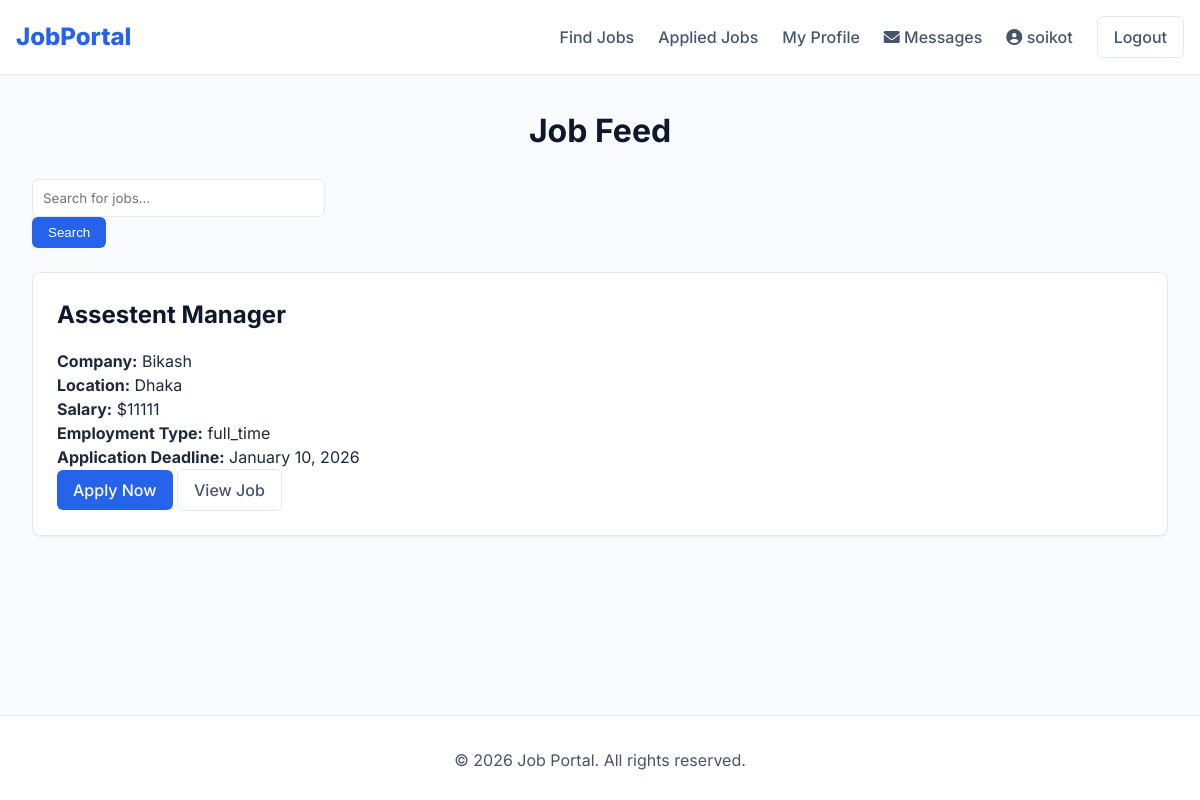
/JobFeed/ (signed in), run on the app's committed database.
### myApp/models.py (models this page shows, shortened)
class Custom_User(AbstractUser):
    USER=[
        ('recruiter','Recruiter'),('jobseeker','JobSeeker')
    ]
    user_type=models.CharField(choices=USER,max_length=120)
    profile_pic=models.ImageField(upload_to="media/profile_pic",null=True)

class JobModel(models.Model):
    JOB_TYPE_CHOICES=[
        ('full_time', 'Full Time'),
        ('part_time', 'Part Time'),
        ('contract', 'Contract'),
        ('internship', 'Internship'),
        ('temporary', 'Temporary'),
    ]
    user=models.ForeignKey(Custom_User,null=True,blank=True,on_delete=models.CASCADE)
    job_title = models.CharField(max_length=200, null=True, blank=True)
    company_name = models.CharField(max_length=200, null=True, blank=True)
    location = models.CharField(max_length=200, null=True, blank=True)
    description = models.TextField(null=True, blank=True)
    salary = models.PositiveIntegerField(null=True, blank=True)
    employment_type = models.CharField(max_length=50, choices=JOB_TYPE_CHOICES, null=True, blank=True)
    posted_date = models.DateTimeField(auto_now_add=True)
    update_date = models.DateTimeField(auto_now=True)
    application_deadline = models.DateTimeField(null=True, blank=True)

### myApp/views.py (the view)
# urls.py: path('JobFeed/', JobFeed, name='JobFeed'),
@login_required
def JobFeed(request):
    jobs = JobModel.objects.all().order_by('-id') # Show newest first
    context = {
        'jobs': jobs
    }
    return render(request, "Common/JobFeed.html", context)

### Template/Common/JobFeed.html
{% extends 'Common/base.html' %}
{% block body %}
<div class="container mt-5">
    <h1 class="text-center mb-4">Job Feed</h1>
    <div class="search-bar mb-4">
        <div class="input-group">
            <form action=" {% url 'searchJob' %} " method="GET">
                <input type="text" class="form-control" name="query" placeholder="Search for jobs..." id="search-input">
                <button class="btn btn-primary" id="search-button">Search</button>
            </form>
        </div>
    </div>
    <div class="job-list">
        {% for job in jobs %}
        <div class="card mb-3 shadow-sm">
            <div class="card-body">
                <h2 class="card-title">{{ job.job_title }}</h2>
                <p class="card-text"><strong>Company:</strong> {{ job.company_name }}</p>
                <p class="card-text"><strong>Location:</strong> {{ job.location }}</p>
                <p class="card-text"><strong>Salary:</strong> ${{ job.salary|default:"Not specified" }}</p>
                <p class="card-text"><strong>Employment Type:</strong> {{ job.employment_type|default:"Not specified" }}
                </p>
                <p class="card-text"><strong>Application Deadline:</strong>
                    {{ job.application_deadline|date:"F j, Y"|default:"Not specified" }}</p>
                {% if request.user.user_type == 'jobseeker' %}
                <a href="{% url 'ApplyNow' job.job_title job.id %}" class="btn btn-primary">Apply Now</a>
                <a href="{% url 'viewJob' job.id %}" class="btn btn-secondary">View Job</a>
                {% endif %}
            </div>
        </div>
        {% empty %}
        <p class="text-center">No jobs available at the moment.</p>
        {% endfor %}
    </div>
</div>
{% endblock body %}

### Template/Common/base.html (shortened to what this page needs)
<!DOCTYPE html>
{% load static %}
<html lang="en">
<head>
  <link rel="stylesheet" href="https://cdnjs.cloudflare.com/ajax/libs/font-awesome/6.0.0-beta3/css/all.min.css">
  <link rel="stylesheet" href="{% static 'css/style.css' %}">
</head>
<body>
  <nav class="navbar">
    <div class="container">
      <a href="{% url 'JobFeed' %}" class="nav-brand">JobPortal</a>
      <div class="nav-menu">
        <a href="{% url 'JobFeed' %}" class="nav-link">Find Jobs</a>
        {% if request.user.is_authenticated %}
        {% if request.user.user_type == 'recruiter' %}
        <a href="{% url 'addJobPage' %}" class="nav-link">Post Job</a>
        <a href="{% url 'createdJob' %}" class="nav-link">My Jobs</a>
        {% else %}
        <a href="{% url 'appliedJob' %}" class="nav-link">Applied Jobs</a>
        <a href="{% url 'MySettingsPage' %}" class="nav-link">My Profile</a>
        {% endif %}
        <a href="{% url 'my_messages' %}" class="nav-link">
          <i class="fas fa-envelope"></i> Messages
        </a>
        <a href="{% url 'profile_view' %}" class="nav-link user-profile">
          <i class="fas fa-user-circle"></i> {{ request.user.username }}
        </a>
        <a href="{% url 'logoutPage' %}" class="btn btn-secondary btn-sm">Logout</a>
        {% else %}
        <a href="{% url 'signinPage' %}" class="nav-link">Login</a>
        <a href="{% url 'signupPage' %}" class="btn btn-primary">Sign Up</a>
        {% endif %}
      </div>
    </div>
  </nav>
  <main class="main-content">
    <div class="container">
      {% block body %}{% endblock %}
    </div>
  </main>
  <footer class="footer">
    <div class="container text-center">
      <p>&copy; 2026 Job Portal. All rights reserved.</p>
    </div>
  </footer>
</body>
</html>

### static/css/style.css (style rules this page uses)
:root { --primary-color: #2563eb; --primary-hover: #1d4ed8; --secondary-color: #64748b; --accent-color: #0f172a; --background-color: #f8fafc; --surface-color: #ffffff; --text-main: #1e293b; --text-secondary: #475569; --border-color: #e2e8f0; --success-color: #10b981; --danger-color: #ef4444; --warning-color: #f59e0b; --radius-sm: 0.375rem; --radius-md: 0.5rem; --radius-lg: 0.75rem; --shadow-sm: 0 1px 2px 0 rgb(0 0 0 / 0.05); --shadow-md: 0 4px 6px -1px rgb(0 0 0 / 0.1), 0 2px 4px -2px rgb(0 0 0 / 0.1); --font-sans: 'Inter', system-ui, -apple-system, sans-serif; }
* { box-sizing: border-box; margin: 0; padding: 0; }
body { font-family: var(--font-sans); background-color: var(--background-color); color: var(--text-main); line-height: 1.5; -webkit-font-smoothing: antialiased; }
a { color: var(--primary-color); text-decoration: none; transition: color 0.2s; }
h1, h2, h3, h4, h5, h6 { font-weight: 700; color: var(--accent-color); margin-bottom: 1rem; }
.container { max-width: 1200px; margin: 0 auto; padding: 0 1rem; }
.main-content { padding: 2rem 0; min-height: 80vh; }
.navbar { background-color: var(--surface-color); border-bottom: 1px solid var(--border-color); padding: 1rem 0; position: sticky; top: 0; z-index: 100; }
.navbar .container { display: flex; justify-content: space-between; align-items: center; }
.nav-brand { font-size: 1.5rem; font-weight: 800; color: var(--primary-color); }
.nav-menu { display: flex; gap: 1.5rem; align-items: center; }
.nav-link { color: var(--text-secondary); font-weight: 500; }
.card { background-color: var(--surface-color); border-radius: var(--radius-md); border: 1px solid var(--border-color); box-shadow: var(--shadow-sm); padding: 1.5rem; margin-bottom: 1.5rem; transition: transform 0.2s, box-shadow 0.2s; }
.btn { display: inline-block; padding: 0.5rem 1rem; border-radius: var(--radius-sm); font-weight: 500; text-align: center; cursor: pointer; border: none; transition: background-color 0.2s; }
.btn-primary { background-color: var(--primary-color); color: white; }
.btn-secondary { background-color: var(--surface-color); border: 1px solid var(--border-color); color: var(--text-secondary); }
.form-control { width: 100%; padding: 0.625rem; border: 1px solid var(--border-color); border-radius: var(--radius-sm); font-family: inherit; transition: border-color 0.2s; }
.input-group { display: flex; gap: 0.5rem; }
.input-group .form-control { flex: 1; }
.input-group .btn { white-space: nowrap; }
.text-center { text-align: center; }
.mb-4 { margin-bottom: 1.5rem; }
.footer { background: var(--surface-color); padding: 2rem 0; border-top: 1px solid var(--border-color); margin-top: auto; color: var(--text-secondary); }

### data on the page
Custom_User: user.username "soikot"
JobModel: job_title "Assestent Manager", company_name "Bikash", location "Dhaka", salary "11111", employment_type "full_time", application_deadline "January 10, 2026"
